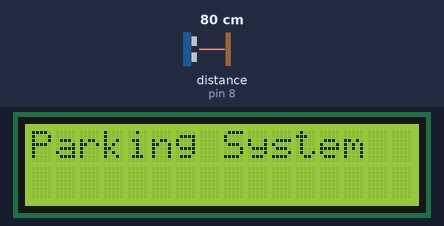
Bench run of a sketch on a simulated Arduino Uno, built with avr-gcc and run on an emulated ATmega328P. Parts: 16×2 character LCD. Wiring (inferred from the names in the program): ultrasonic range finder: trigger pin 9; echo pin 8. The inputs (shaded band) are chosen by the test bench; at power-on: distance to the obstacle (sensor on pin 8) 80 cm. The echo pulse lasts 58.3 µs per cm.

Above: at 0.1 s.
At 2.2 s:
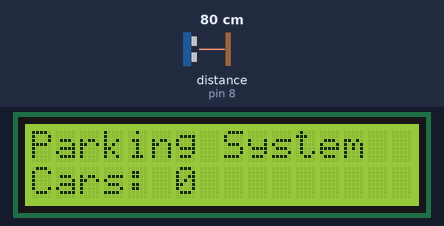
2.3 s: distance to the obstacle (sensor on pin 8) set to 2 cm
At 2.6 s:
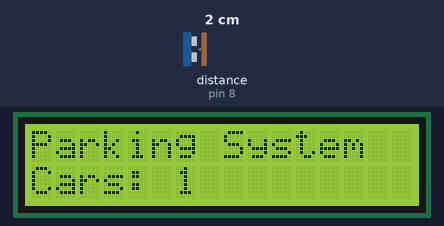
Timing chart, 0 to 5.3 s (numbered marks = the images above; inputs shaded):
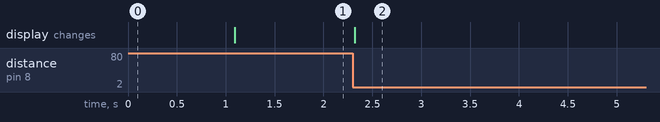

Measured:
- after the input at 2.3 s, the display: changes at once (image 2)

The sketch:

Smart_Parking_Car.ino
```cpp
#include <Wire.h>
#include <LiquidCrystal_I2C.h>

// -------- LCD --------
LiquidCrystal_I2C lcd(0x27, 16, 2);

// -------- PINS --------
#define TRIG_PIN 9
#define ECHO_PIN 8

// -------- FSM STATES --------
enum State {
  NO_CAR,
  CAR_DETECTED
};

State currentState = NO_CAR;

// -------- VARIABLES --------
int carCount = 0;
unsigned long stateTimer = 0;
const unsigned long debounceTime = 1500; // ms
const int detectDistance = 15; // cm

// -------- SETUP --------
void setup() {
  pinMode(TRIG_PIN, OUTPUT);
  pinMode(ECHO_PIN, INPUT);

  lcd.init();
  lcd.backlight();

  lcd.setCursor(0, 0);
  lcd.print("Parking System");

  Serial.begin(9600);
  delay(1000);
}

// -------- LOOP --------
void loop() {
  long distance = readDistance();
  updateState(distance);
  updateLCD();
}

// -------- ULTRASONIC --------
long readDistance() {
  digitalWrite(TRIG_PIN, LOW);
  delayMicroseconds(2);

  digitalWrite(TRIG_PIN, HIGH);
  delayMicroseconds(10);
  digitalWrite(TRIG_PIN, LOW);

  long duration = pulseIn(ECHO_PIN, HIGH, 30000);
  if (duration == 0) return -1;

  return duration * 0.034 / 2;
}

// -------- FSM LOGIC --------
void updateState(long distance) {
  unsigned long now = millis();

  switch (currentState) {

    case NO_CAR:
      if (distance > 0 && distance <= detectDistance) {
        currentState = CAR_DETECTED;
        stateTimer = now;
        carCount++;
      }
      break;

    case CAR_DETECTED:
      if (distance > detectDistance && (now - stateTimer > debounceTime)) {
        currentState = NO_CAR;
      }
      break;
  }
}

// -------- LCD UPDATE --------
void updateLCD() {
  lcd.setCursor(0, 1);
  lcd.print("Cars: ");
  lcd.print(carCount);
  lcd.print("    ");
}
```
